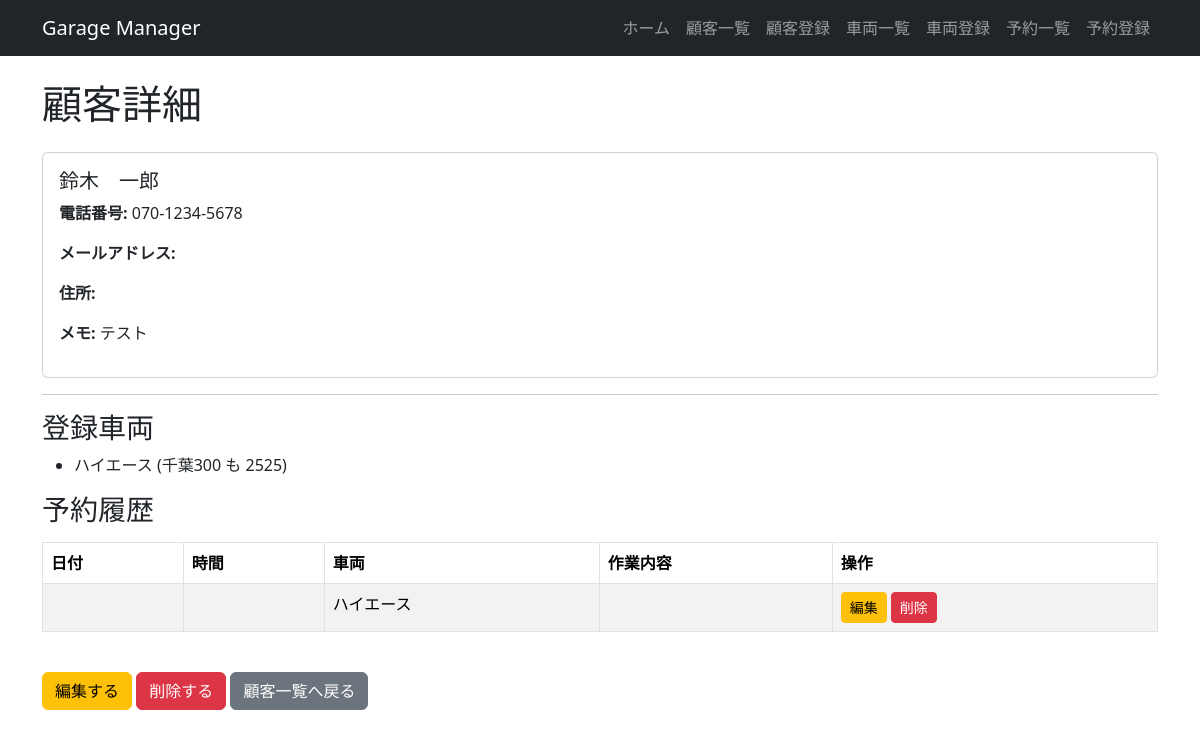
The page /customers/3/ on the database its author committed.
### garage/models.py (models this page shows, shortened)
class Customer(models.Model):
    name = models.CharField('顧客名', max_length=100)
    phone = models.CharField('電話番号', max_length=20)
    email = models.EmailField('メールアドレス', blank=True)
    address = models.CharField('住所', max_length=255, blank=True)
    note = models.TextField('メモ', blank=True, null=True)
    created_at = models.DateTimeField('作成日時', auto_now_add=True)
    updated_at = models.DateTimeField('更新日時', auto_now=True)

class Vehicle(models.Model):
    customer = models.ForeignKey(Customer, on_delete=models.CASCADE,verbose_name='顧客')
    name = models.CharField('車名', max_length=100)
    plate_number = models.CharField('ナンバー', max_length=20)
    created_at = models.DateTimeField('作成日時', auto_now_add=True)
    updated_at = models.DateTimeField('更新日時', auto_now=True)

class Reservation(models.Model):
    class Status(models.TextChoices):
        PENDING = "pending", "保留"
        CONFIRMED = "confirmed", "予約確定"
        IN_PROGRESS = "in_progress", "作業中"
        COMPLETED = "completed", "完了"
        CANCELED = "canceled", "キャンセル"
    customer = models.ForeignKey(Customer, on_delete=models.CASCADE)
    vehicle = models.ForeignKey(Vehicle, on_delete=models.CASCADE)
    reserved_at = models.DateTimeField()
    menu = models.CharField(max_length=200, default="未設定")
    notes = models.TextField(blank=True)
    status = models.CharField(
        max_length=20,
        choices=Status.choices,
        default=Status.PENDING,
    )

### garage/views.py (the view)
# urls.py: path('customers/<int:pk>/', views.customer_detail, name='customer_detail'),
def customer_detail(request, pk):
    customer = get_object_or_404(Customer, pk=pk)
    context = {
        'customer': customer,
    }
    return render(request, 'garage/customer_detail.html', context)

### garage/templates/garage/customer_detail.html (shortened to what this page needs)
{% extends 'base.html' %}
{% block content %}
<h1 class="mb-4">顧客詳細</h1>
<div class="card">
    <div class="card-body">
        <h5 class="card-title">{{ customer.name }}</h5>
        <p><strong>電話番号:</strong> {{ customer.phone }}</p>
        <p><strong>メールアドレス:</strong> {{ customer.email }}</p>
        <p><strong>住所:</strong> {{ customer.address }}</p>
        <p><strong>メモ:</strong> {{ customer.note }}</p>
    </div>
</div>
<hr>
<h3>登録車両</h3>
{% if customer.vehicle_set.all %}
    <ul>
        {% for vehicle in customer.vehicle_set.all %}
            <li>
                {{ vehicle.name }} ({{ vehicle.plate_number }})
            </li>
            {% endfor %}
    </ul>
{% else %}
    <p>車両が登録されていません。</p>
{% endif %}
<h3 class="mb-3">予約履歴</h3>
{% if customer.reservation_set.all %}
<table class="table table-bordered table-striped mb-4">
    <thead>
        <tr>
            <th>日付</th>
            <th>時間</th>
            <th>車両</th>
            <th>作業内容</th>
            <th>操作</th>
        </tr>
    </thead>
    <tbody>
        {% for reservation in customer.reservation_set.all %}
            <tr>
                <td>{{ reservation.date }}</td>
                <td>{{ reservation.time }}</td>
                <td>{{ reservation.vehicle.name }}</td>
                <td>{{ reservation.description }}</td>
                <td>
                    <a href="{% url 'reservation_update' reservation.pk %}" class="btn btn-sm btn-warning">編集</a>
                    <a href="{% url 'reservation_delete' reservation.pk %}" class="btn btn-sm btn-danger">削除</a>
                </td>
            </tr>
            {% endfor %}
    </tbody>
</table>
{% else %}
    <p>この顧客にはまだ予約がありません。</p>
    {% endif %}
<a href="{% url 'customer_update' customer.pk %}" class="btn btn-warning mt-3">編集する</a>
<a href="{% url 'customer_delete' customer.pk %}" class="btn btn-danger mt-3">削除する</a>
<a href="{% url 'customer_list' %}" class="btn btn-secondary mt-3">顧客一覧へ戻る</a>
{% endblock %}

### rows shown on the page
Customer: name "鈴木 一郎", phone "070-1234-5678", note "テスト"
Vehicle: name "ハイエース", plate_number "千葉300 も 2525"
Reservation: vehicle.name "ハイエース"
